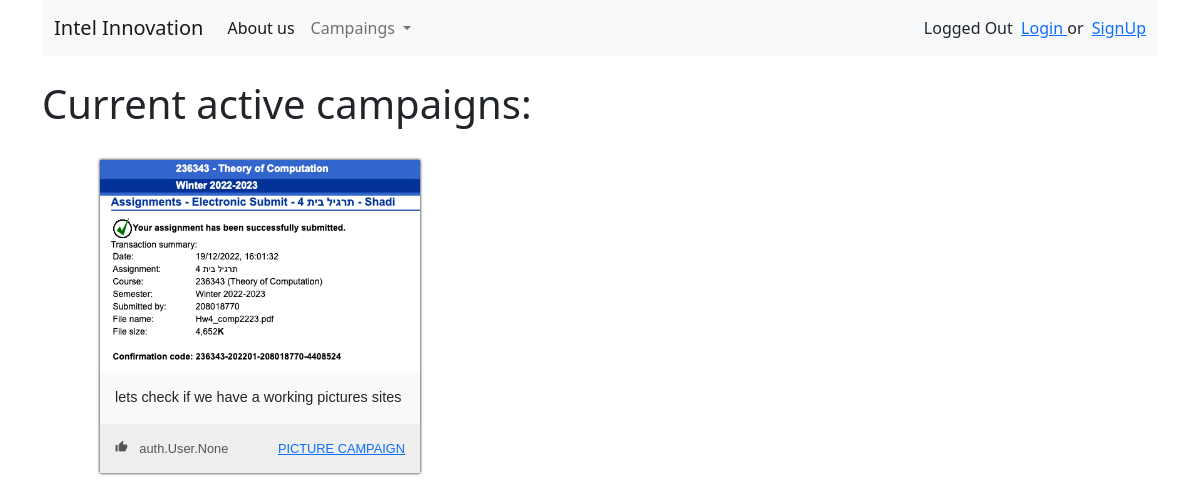
/, run on an earlier commit of the app's database.
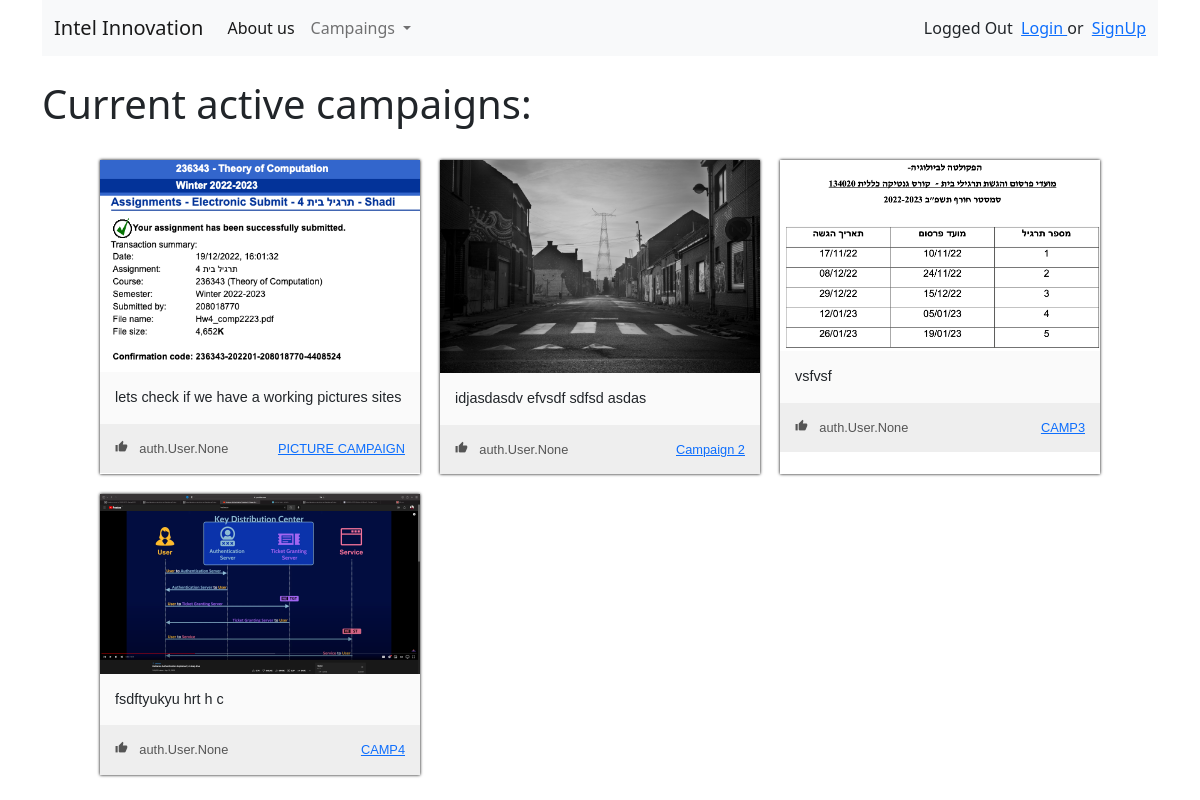
And on a later commit of the database.
### campaigns/models.py (models this page shows, shortened)
class Campaign(models.Model):
    auther = models.ForeignKey(User, on_delete=models.CASCADE, related_name="campaign_auther")
    title = models.CharField(max_length=50)
    description = models.TextField(max_length=250)
    start_date = models.DateField()
    end_date = models.DateField()
    image = models.ImageField(null=True, blank=True, upload_to ="images/")
    token = models.CharField(max_length=10)
    number_of_likes = models.ManyToManyField(User, default=None, blank=True, related_name="likes")

### campaigns/views.py (the view)
# urls.py: path('', campaign_views.list_of_campaigns, name='list_of_campaigns'),
def list_of_campaigns(request):
    campaigns = Campaign.objects.all()
    context = {'campaigns': campaigns}
    return render(request, 'campaigns/home.html', context)

### campaigns/templates/campaigns/home.html (shortened to what this page needs)
{% extends "campaigns/base.html" %}
{% block content %}
<!DOCTYPE html>
<html lang-"en" dir-"Itr">
   <head>
    {% load static %}
    <link rel="stylesheet" href="{% static 'home.css' %}">
    </head>
    <body>
        <br>
        <h1>Current active campaigns: </h1>
        <br>
        <div class="campiagns_layout">
            {% for campaign in campaigns %}
            <div class="campaign">
                {% if campaign.image %}
                <a href={% url 'campaigns:campaign_details' campaign.id %}>
                    <img class="campaign_image"
                src="{{ campaign.image.url }} ">
                {% endif %}
                <div class="campaign_description">
                {{ campaign.description }}
                </div>
                <div class="campaign_info">
                <div>
                    <i class="material-icons">thumb_up</i>
                    {{ campaign.number_of_likes}}
                </div>
                     <a href={% url 'campaigns:campaign_details' campaign.id %}>
                        {{ campaign.title }}
                </div>
            </div>
            {% endfor %}
        </div>
    </body>
</html>
{% endblock %}

### campaigns/templates/campaigns/base.html (shortened to what this page needs)
<!doctype html>
<html lang="en">
  <head>
    <link href="https://cdn.jsdelivr.net/npm/bootstrap@5.0.0-beta1/dist/css/bootstrap.min.css" rel="stylesheet">
  </head>
  <body>
    <div class="container">
    <nav class="navbar navbar-expand-lg navbar-light bg-light">
        <div class="container-fluid">
          <a class="navbar-brand" href="/">Intel Innovation</a>
          <div class="collapse navbar-collapse" id="navbarSupportedContent">
            <ul class="navbar-nav me-auto mb-2 mb-lg-0">
              <li class="nav-item">
                <a class="nav-link active" aria-current="page" href="about_us">About us</a>
              </li>
              <li class="nav-item dropdown">
                <a class="nav-link dropdown-toggle" href="#" id="navbarDropdown" role="button" data-bs-toggle="dropdown" aria-expanded="false">
                  Campaings
                </a>
              </li>
            </ul>
                {% if user.is_authenticated %}
                Logged in as {{ user.username }} &nbsp;<a href={% url 'logout' %}>Logout</a>
              {% else %}
                Logged Out &nbsp;<a href={% url 'login' %}>Login&nbsp;</a> or &nbsp;<a href={% url 'signup' %}>SignUp</a>
              {% endif %}
          </div>
        </div>
      </nav>
    {% block content %}{% endblock %}
    </div>
  </body>
</html>

### campaigns/static/home.css (style rules this page uses)
.campiagns_layout { margin: 0 auto; max-width: 1000px; display: grid; grid-template-columns: repeat(3, 1fr); gap: 20px; font-family: sans-serif; }
.campaign { box-shadow: 0 0 3px rgba(0, 0, 0, 1); }
.campaign_image { width: 100%; display: block; }
.campaign_description { line-height: 1.5; font-size: 0.9em; padding: 15px; background: #fafafa; }
.campaign_info { padding: 15px; display: flex; justify-content: space-between; align-items: center; background: #eeeeee; color: #555555; font-size: 0.8em; }
.campaign_info i { font-size: 1em; margin-right: 8px; }

What changed in the data, as far as the page shows it:
added Campaign: image (picture), description "idjasdasdv efvsdf sdfsd asdas", number_of_likes "auth.User.None", title "Campaign 2"
added Campaign: image (picture), description "vsfvsf", number_of_likes "auth.User.None", title "CAMP3"
added Campaign: image (picture), description "fsdftyukyu hrt h c", number_of_likes "auth.User.None", title "CAMP4"
